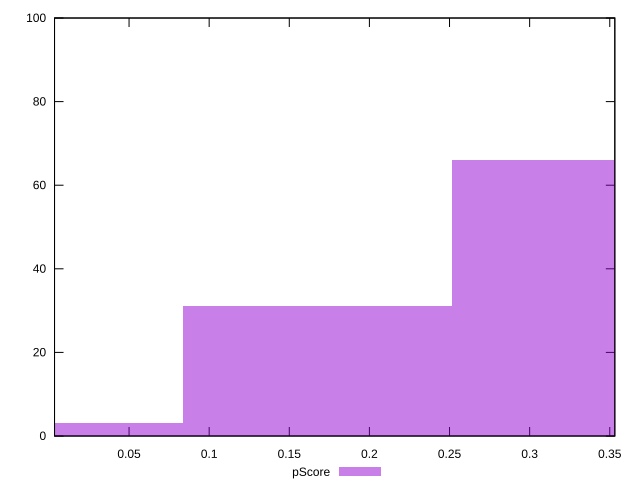

Recreate this plot in gnuplot.
reset

$pScore <<EOF
0 3
0.16762823534662247 31
0.33525647069324493 66
EOF

set key outside below
set boxwidth 0.16762823534662247
set xrange [0.0034969989826900694:0.35315728813832437]
set yrange [0:100]
set trange [0:100]
set style fill transparent solid 0.5 noborder
set terminal svg size 640, 490 enhanced background rgb 'white'
set output "report_0_00242021-02-20T12:25:28.543Z/max-potential-fid/samples/pages/pScore/histogram.svg"

plot $pScore title "pScore" with boxes

reset
